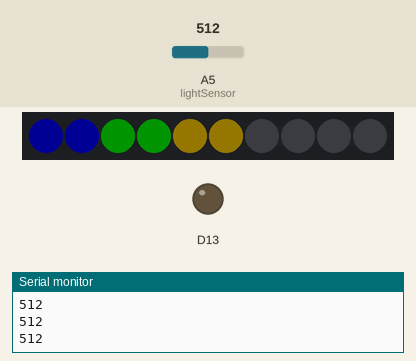
A sketch run on a simulated Adafruit Circuit Playground Express. Shown: 10 RGB LEDs in strip order, left to right, output pins drawn as LEDs (lit = HIGH), the last lines printed to the serial monitor. Inputs (shaded band) come from the test bench; at power-on: A5 (lightSensor) = 512. Dim RGB values are drawn brighter than linear.

Above: at 1.2 s.
1.3 s: A5 (lightSensor) set to 415
At 2.0 s:
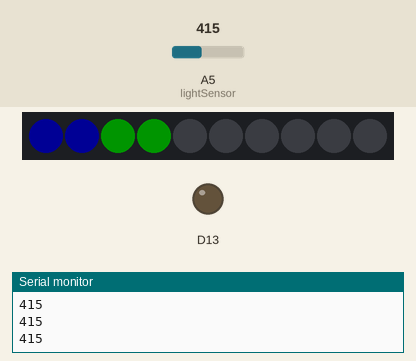
2.9 s: A5 (lightSensor) set to 140
At 4.2 s:
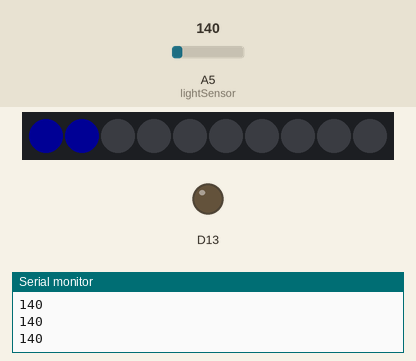
4.5 s: A5 (lightSensor) set to 710
At 5.2 s:
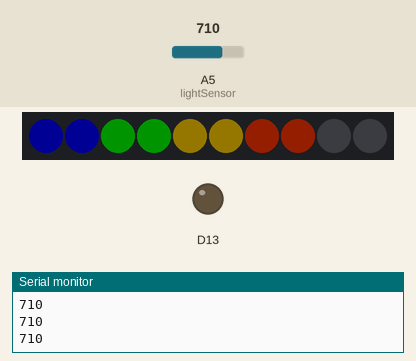
6.1 s: A5 (lightSensor) set to 960
At 7.0 s:
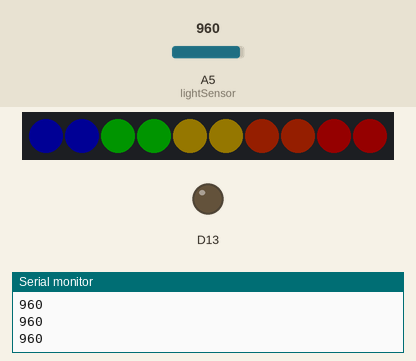
7.7 s: A5 (lightSensor) set to 940
At 9.0 s:
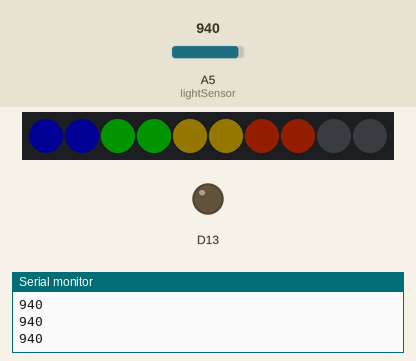
9.3 s: A5 (lightSensor) set to 1023
At 10.1 s:
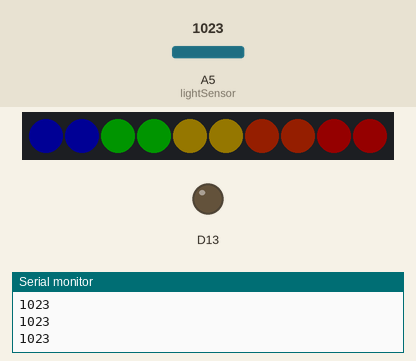
Timing chart, 0 to 11.9 s (numbered marks = the images above; inputs shaded):
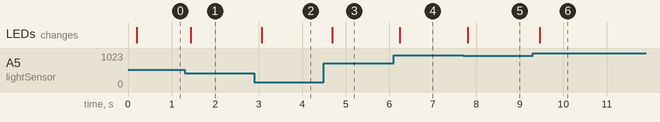

Measured:
- after the input at 1.3 s, the LEDs: change after 0.14 s (image 1)
- after the input at 2.9 s, the LEDs: change after 0.17 s (image 2)
- after the input at 4.5 s, the LEDs: change after 0.19 s (image 3)
- after the input at 6.1 s, the LEDs: change after 0.14 s (image 4)
- after the input at 7.7 s, the LEDs: change after 0.10 s (image 5)
- after the input at 9.3 s, the LEDs: change after 0.16 s (image 6)

The sketch:

Light_Sensor_Solution.ino
```cpp
/*  This code was written for the Stitch the Loop e-textiles curriculum by the
Exploring Computer Science e-textiles team. ECS 2018 GPL V3 for non commercial use.
ECS 2018 CC- BY NC SA.  */

/*
◇◇◇◇◇◇◇◇◇◇◇◇◇◇◇◇◇◇◇◇◇◇◇◇◇◇◇◇◇◇◇◇◇◇◇◇◇◇◇◇◇◇◇◇◇◇◇◇◇◇◇◇◇◇◇◇◇◇◇◇◇◇◇◇◇◇
This program is an EXAMPLE of the many possible solutions.  This code will compile as is.
◇◇◇◇◇◇◇◇◇◇◇◇◇◇◇◇◇◇◇◇◇◇◇◇◇◇◇◇◇◇◇◇◇◇◇◇◇◇◇◇◇◇◇◇◇◇◇◇◇◇◇◇◇◇◇◇◇◇◇◇◇◇◇◇◇◇

*/
/*  STUDENT META HERE
STUDENT NAME(S)
 Date Written
Brief description of what program does here.
*/

// The first section is where to declare global objects and call up additional files the program needs to use.
#include <Wire.h> \importing files or classes
#include <SPI.h>
#include <Adafruit_CircuitPlayground.h> //load Circuit Playground library


int lightSensor = A5;
int brightness = 0;
bool sound = false;//not in starter file


void setup() {
  // The second section is for things that only need to be done once at the beginning of the program.
    CircuitPlayground.begin();
  pinMode(lightSensor, INPUT); //sets light sensor to INPUT
  Serial.begin(9600); //initializes the communication to the serial monitor
}


void loop() {
  /* The third section is for things that happen repeatedly in the program loop
while the program is running. The code is executed in the order coded. */

  // read the value from the sensor:
  brightness = analogRead(lightSensor);
  Serial.println(brightness);

  if (sound)
    CircuitPlayground.playTone(brightness, 100);
  else
    delay(100);

  //your code goes here:
  //this can also be done with an if-else-if chain
  if (brightness >= 950) {
    light10();
  }
  if (brightness >= 700 && brightness < 950) {
    light8();
  }
  if (brightness >= 425 && brightness < 700) {
    light6();
  }
  if (brightness >= 150 && brightness < 425) {
    light4();
  }
  if (brightness >= 75 && brightness < 150) {
    light2();
  }
  if (brightness < 75){
    light0();
  }
}

// The fourth section is for functions that are called up by the third section.
void light0() {
  CircuitPlayground.clearPixels();
}

void light2() {
  CircuitPlayground.clearPixels();

  CircuitPlayground.setPixelColor(0, 0x0000FF);
  CircuitPlayground.setPixelColor(1, 0x0000FF);
}

void light4() {
  CircuitPlayground.clearPixels();

  CircuitPlayground.setPixelColor(0, 0x0000FF);
  CircuitPlayground.setPixelColor(1, 0x0000FF);
  CircuitPlayground.setPixelColor(2, 0x00FF00);
  CircuitPlayground.setPixelColor(3, 0x00FF00);
}

void light6() {
  CircuitPlayground.clearPixels();

  CircuitPlayground.setPixelColor(0, 0x0000FF);
  CircuitPlayground.setPixelColor(1, 0x0000FF);
  CircuitPlayground.setPixelColor(2, 0x00FF00);
  CircuitPlayground.setPixelColor(3, 0x00FF00);
  CircuitPlayground.setPixelColor(4, 0xFFCC00);
  CircuitPlayground.setPixelColor(5, 0xFFCC00);
}

void light8() {
  CircuitPlayground.clearPixels();

  CircuitPlayground.setPixelColor(0, 0x0000FF);
  CircuitPlayground.setPixelColor(1, 0x0000FF);
  CircuitPlayground.setPixelColor(2, 0x00FF00);
  CircuitPlayground.setPixelColor(3, 0x00FF00);
  CircuitPlayground.setPixelColor(4, 0xFFCC00);
  CircuitPlayground.setPixelColor(5, 0xFFCC00);
  CircuitPlayground.setPixelColor(6, 0xFF3300);
  CircuitPlayground.setPixelColor(7, 0xFF3300);
}

void light10() {
  CircuitPlayground.clearPixels();

  CircuitPlayground.setPixelColor(0, 0x0000FF);
  CircuitPlayground.setPixelColor(1, 0x0000FF);
  CircuitPlayground.setPixelColor(2, 0x00FF00);
  CircuitPlayground.setPixelColor(3, 0x00FF00);
  CircuitPlayground.setPixelColor(4, 0xFFCC00);
  CircuitPlayground.setPixelColor(5, 0xFFCC00);
  CircuitPlayground.setPixelColor(6, 0xFF3300);
  CircuitPlayground.setPixelColor(7, 0xFF3300);
  CircuitPlayground.setPixelColor(8, 0xFF0000);
  CircuitPlayground.setPixelColor(9, 0xFF0000);
}
```
